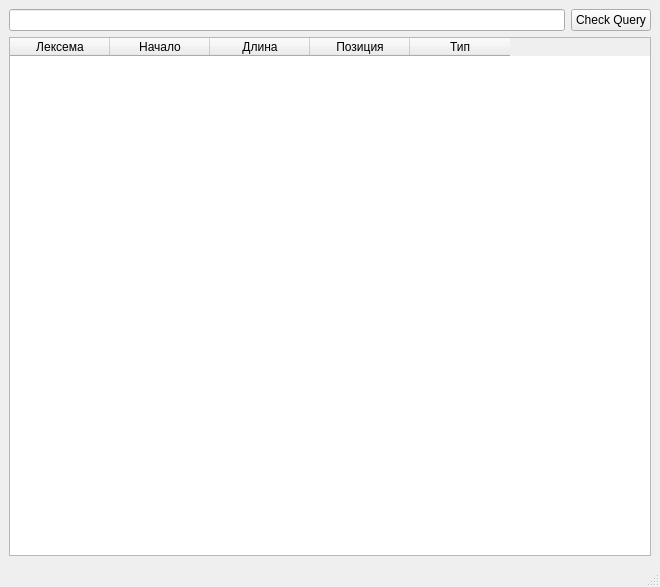
<?xml version="1.0" encoding="UTF-8"?>
<ui version="4.0">
 <class>MainWindow</class>
 <widget class="QMainWindow" name="MainWindow">
  <property name="geometry">
   <rect>
    <x>0</x>
    <y>0</y>
    <width>660</width>
    <height>587</height>
   </rect>
  </property>
  <property name="sizePolicy">
   <sizepolicy hsizetype="Fixed" vsizetype="Fixed">
    <horstretch>0</horstretch>
    <verstretch>0</verstretch>
   </sizepolicy>
  </property>
  <property name="windowTitle">
   <string>Lab2</string>
  </property>
  <widget class="QWidget" name="centralwidget">
   <property name="sizePolicy">
    <sizepolicy hsizetype="Fixed" vsizetype="Fixed">
     <horstretch>0</horstretch>
     <verstretch>0</verstretch>
    </sizepolicy>
   </property>
   <layout class="QVBoxLayout" name="verticalLayout">
    <item>
     <layout class="QHBoxLayout" name="horizontalLayout">
      <item>
       <widget class="QLineEdit" name="QueryInput"/>
      </item>
      <item>
       <widget class="QPushButton" name="StartBtn">
        <property name="text">
         <string>Check Query</string>
        </property>
       </widget>
      </item>
     </layout>
    </item>
    <item>
     <widget class="QTableWidget" name="LexemesTable">
      <property name="sizePolicy">
       <sizepolicy hsizetype="Minimum" vsizetype="Expanding">
        <horstretch>0</horstretch>
        <verstretch>0</verstretch>
       </sizepolicy>
      </property>
      <column>
       <property name="text">
        <string>Лексема</string>
       </property>
      </column>
      <column>
       <property name="text">
        <string>Начало</string>
       </property>
      </column>
      <column>
       <property name="text">
        <string>Длина</string>
       </property>
      </column>
      <column>
       <property name="text">
        <string>Позиция</string>
       </property>
      </column>
      <column>
       <property name="text">
        <string>Тип</string>
       </property>
      </column>
     </widget>
    </item>
   </layout>
  </widget>
  <widget class="QStatusBar" name="statusbar"/>
 </widget>
 <resources/>
 <connections/>
</ui>
